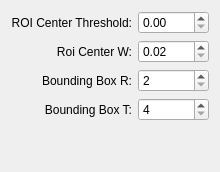
     <widget class="QWidget" name="tab">
      <attribute name="title">
       <string>ROI Estimation</string>
      </attribute>
      <layout class="QGridLayout" name="gridLayout_2">
       <item row="0" column="1">
        <widget class="QDoubleSpinBox" name="m_RoiCenterThreshold">
         <property name="maximum">
          <double>1000.000000000000000</double>
         </property>
        </widget>
       </item>
       <item row="2" column="0">
        <widget class="QLabel" name="label_36">
         <property name="text">
          <string>Bounding Box R:</string>
         </property>
         <property name="alignment">
          <set>Qt::AlignRight|Qt::AlignTrailing|Qt::AlignVCenter</set>
         </property>
        </widget>
       </item>
       <item row="3" column="1">
        <widget class="QSpinBox" name="m_BoundingBoxT">
         <property name="minimum">
          <number>4</number>
         </property>
         <property name="maximum">
          <number>20</number>
         </property>
        </widget>
       </item>
       <item row="1" column="1">
        <widget class="QDoubleSpinBox" name="m_RoiCenterW">
         <property name="decimals">
          <number>2</number>
         </property>
         <property name="minimum">
          <double>0.020000000000000</double>
         </property>
         <property name="maximum">
          <double>2.000000000000000</double>
         </property>
         <property name="singleStep">
          <double>0.010000000000000</double>
         </property>
        </widget>
       </item>
       <item row="1" column="0">
        <widget class="QLabel" name="label_35">
         <property name="text">
          <string>Roi Center W:</string>
         </property>
         <property name="alignment">
          <set>Qt::AlignRight|Qt::AlignTrailing|Qt::AlignVCenter</set>
         </property>
        </widget>
       </item>
       <item row="3" column="0">
        <widget class="QLabel" name="label_37">
         <property name="text">
          <string>Bounding Box T:</string>
         </property>
         <property name="alignment">
          <set>Qt::AlignRight|Qt::AlignTrailing|Qt::AlignVCenter</set>
         </property>
        </widget>
       </item>
       <item row="0" column="0">
        <widget class="QLabel" name="label_34">
         <property name="text">
          <string>ROI Center Threshold:</string>
         </property>
         <property name="alignment">
          <set>Qt::AlignRight|Qt::AlignTrailing|Qt::AlignVCenter</set>
         </property>
        </widget>
       </item>
       <item row="2" column="1">
        <widget class="QSpinBox" name="m_BoundingBoxR">
         <property name="minimum">
          <number>2</number>
         </property>
         <property name="maximum">
          <number>15</number>
         </property>
        </widget>
       </item>
       <item row="4" column="0" colspan="2">
        <spacer name="verticalSpacer_5">
         <property name="orientation">
          <enum>Qt::Vertical</enum>
         </property>
         <property name="sizeHint" stdset="0">
          <size>
           <width>20</width>
           <height>40</height>
          </size>
         </property>
        </spacer>
       </item>
      </layout>
     </widget>
